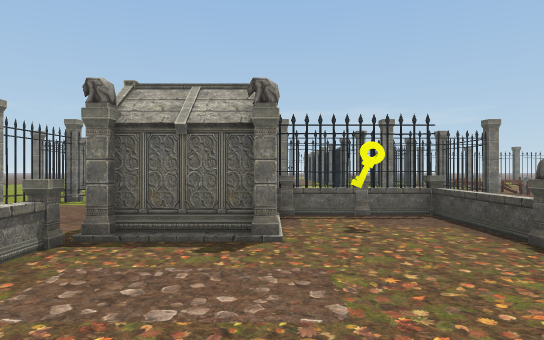
view 1 (above)

18 first-person views from a walk through a 3-D level made in the Unity game engine. The camera is 1.5 m above the floor, looks level and sees 75° across. The floor is counted in squares, 2 m on a side. Each view is taken from the middle of a square. On the plan, view 1 faces up. The plan holds only what a view shows up to about 11 squares ahead; the rest is blank. The place goes on beyond the plan. The player is left out. Some surface patterns are stand-ins.

view 2
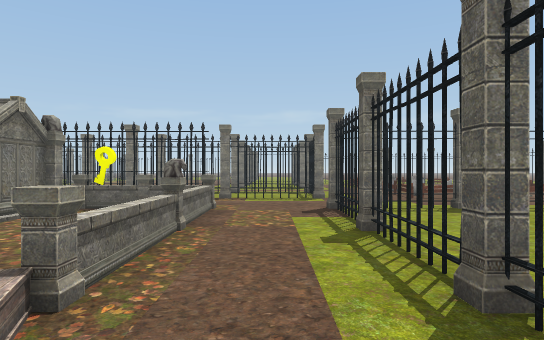

view 3
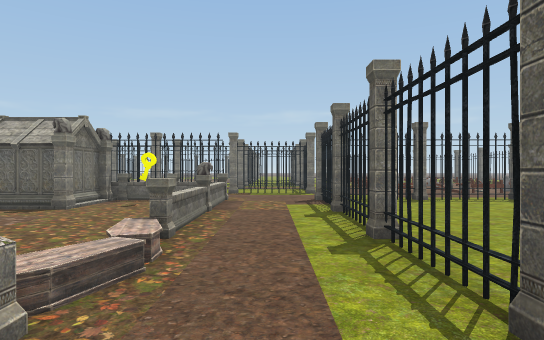

view 4
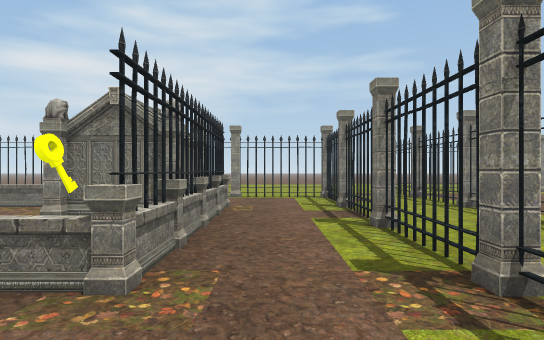

view 5
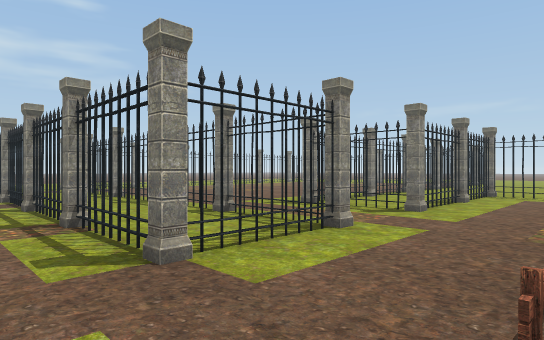

view 6
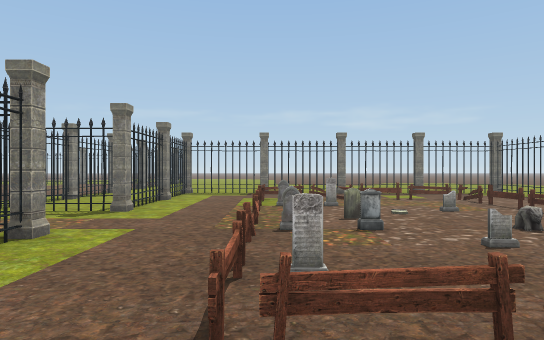

view 7
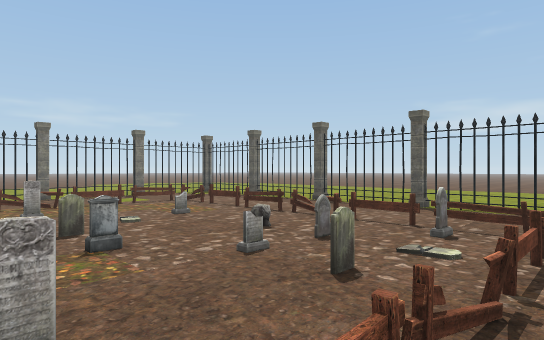

view 8
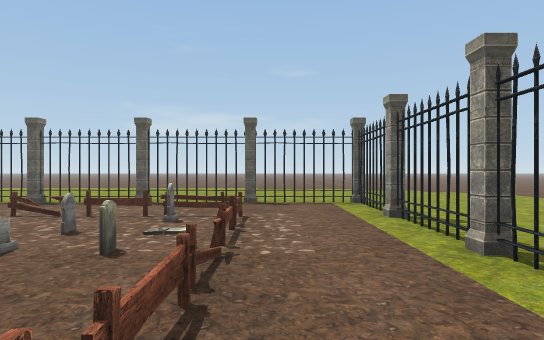

view 9
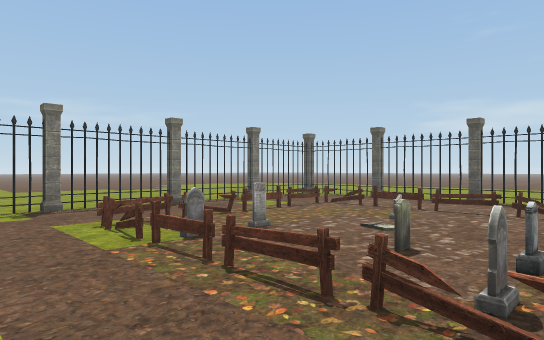

view 10
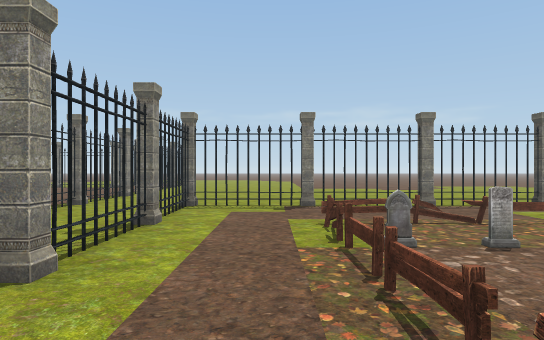

view 11
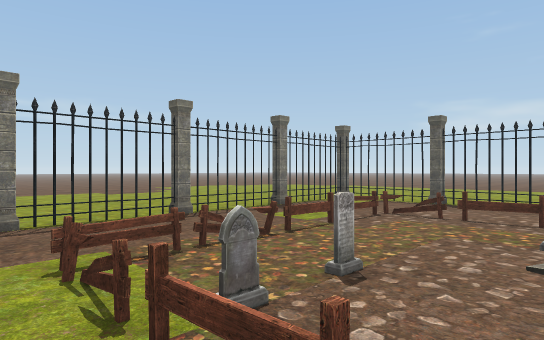

view 12
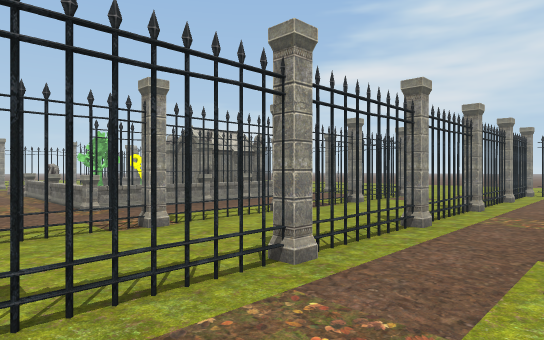

view 13
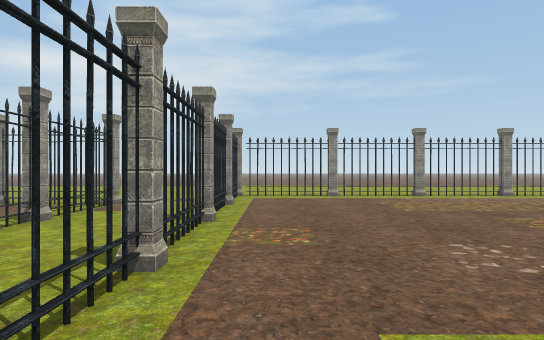

view 14
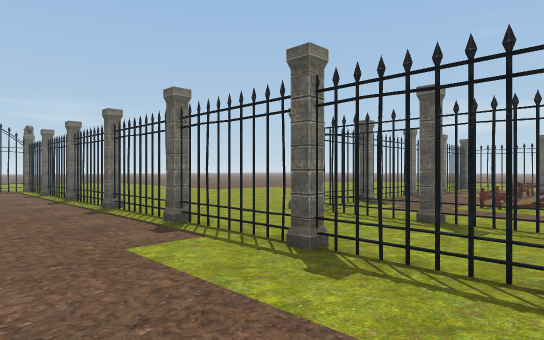

view 15
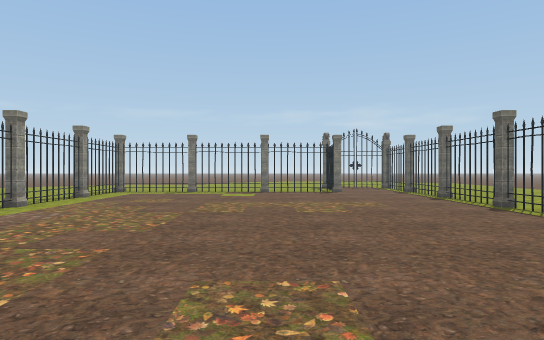

view 16
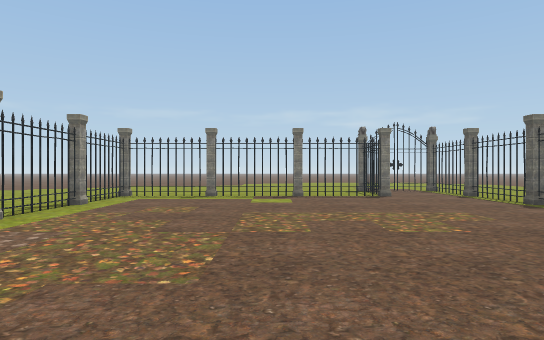

view 17
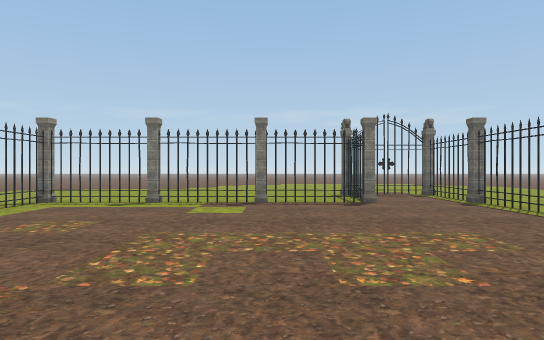

view 18
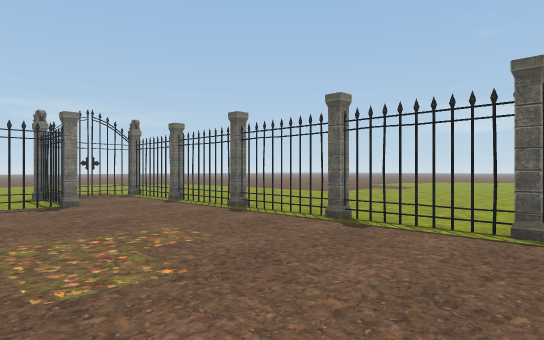

### Floor plan
Key: @ floor where view 1 was taken; # wall or solid block; x gap in a wall; . floor; / step, stairs or slope; = window, fence, low wall or low ledge; T thing the floor can be seen under or through; K key; M tombstone; G gate; O other object.
Columns run from 11 left of view 1 to 21 right of it. Each row starts with its distance up from view 1.
 29    ........#GG# ..
 28  ..........#..#...
 27 ...........#..#..
 26 ....##xTTx##..x..   ..
 25  ...#.........#.... ...
 24   ..x.........x.........
 23    .#.........T.........
 22    .#.........T..........
 21     x.........x...........
 20     #.........#............
 19     x.........x..TTx#xTTx#...
 18    .#.........T.T.........T...
 17    .#.........T.T.........T....
 16    .x.........x.T..O.OOOO.T.....
 15    .#.........#.T..MM...O.T.....
 14    .x.........#TT..MM.M.O.T....
 13    .#..............OM.M.O.T....
 12    .#..............MM...O.T....
 11    .##x##x#x##x##..MMMO.O.T......
 10     ............#..M.MMMO.T......
  9     ...TTx#xTTx##..M.MOMO.T...
  8      .#..............O....T...
  7     ..#...................T...
  6     ..#..###==#.#TTx#x##x##...
  5         .O##K.O.#............
  4         .O#O..O.#....  ......
  3          O....O.#...    ......
  2          O....O.#...      ....
  1       #     ..O.#..        ..
  0       #    @ ./.#.
 -1       #       O.#.
 -2
 -3                .

Where each view was taken, in squares from view 1:
view 1: 0 up, 0 right, facing up
view 2: 1 down, 4 right, facing up
view 3: 3 down, 4 right, facing up
view 4: 7 up, 5 right, facing left
view 5: 7 up, 8 right, facing up-left
view 6: 7 up, 8 right, facing up
view 7: 8 up, 8 right, facing up-right
view 8: 8 up, 7 right, facing right
view 9: 11 up, 6 right, facing up-right
view 10: 11 up, 7 right, facing up
view 11: 13 up, 7 right, facing up-right
view 12: 13 up, 5 right, facing down-left
view 13: 12 up, 3 right, facing left
view 14: 14 up, 0 right, facing up-right
view 15: 14 up, 2 left, facing up
view 16: 16 up, 3 left, facing up
view 17: 18 up, 2 left, facing up
view 18: 18 up, 2 left, facing up-right
